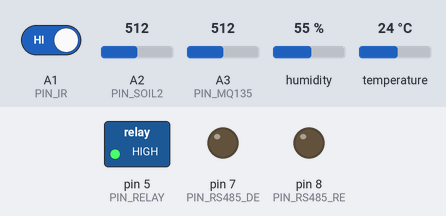
This sketch was run on a simulated Arduino Uno, built with avr-gcc and run on an emulated ATmega328P. Shown: switched loads named in the sketch (green lamp = pin HIGH), output pins drawn as LEDs (lit = HIGH). Wiring (inferred from the names in the program): DS3231 clock at I2C address 0x68. The inputs (shaded band) are chosen by the test bench; at power-on: A1 (PIN_IR) HIGH, A2 (PIN_SOIL2) = 512, A3 (PIN_MQ135) = 512, humidity 55 %, temperature 24 °C. The local clock reads 2024-03-15 10:24:30 at power-on unless the sketch sets it; what the sketch prints to the serial monitor is not drawn.

Above: at 15.7 s.
Timing chart, 0 to 39.8 s (numbered marks = the images above):
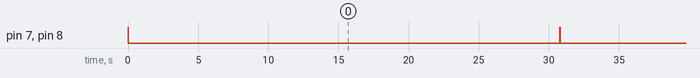

The sketch:

uno_node.ino
```cpp
// Field controller for the prototype: one Arduino UNO, plugged into the Raspberry Pi 5 by USB.
//
// Every SEND_MS it reads all sensors and prints ONE JSON line on USB serial (115200 baud) for the
// Pi hub, writes the same line to the SD card, and forwards it to the ESP32 (Wi-Fi module).
// The Pi decides when to water and sends {"cmd":"valve","minutes":45,"id":"ab12cd34"}.
// The UNO enforces the safety rules itself: it never opens the valve on wet soil, closes it at the
// stop level, limits the run time, and waters on its own (35 % start, 40 % stop) only if the Pi is silent.
//
// Wiring (team pin list):
//   7 in 1 soil probe via MAX485: RO -> D9, RE -> D8, DE -> D7, DI -> D6   (Modbus RTU, 4800 baud)
//   DHT11 data -> A0          IR obstacle sensor OUT -> A1      Resistive soil sensor AO -> A2
//   MQ135 AO -> A3            DS3231 RTC SDA/SCL -> A4/A5       ESP32: UNO D10 -> ESP32 RX, ESP32 TX -> UNO D11
//   Relay IN -> PIN_RELAY     SD card: CS -> PIN_SD_CS, MOSI D11, MISO D12, SCK D13
// Note: the SD card uses D11 to D13 (SPI). D11 is also the ESP32 line, so the sketch turns SD logging
// off while the ESP32 sits on D10/D11. Move the ESP32 to D2/D3 (change PIN_ESP_*) to use both.
// ESP32 pins are 3.3 V: put a divider (1 k / 2 k) on the UNO D10 -> ESP32 RX line.

#include <SoftwareSerial.h>
#include <Wire.h>
#include <SPI.h>
#include <SD.h>
#include <DHT.h>
#include <avr/wdt.h>

// ============================================================== pins
const uint8_t PIN_RS485_RO = 9, PIN_RS485_RE = 8, PIN_RS485_DE = 7, PIN_RS485_DI = 6;
const uint8_t PIN_DHT = A0, PIN_IR = A1, PIN_SOIL2 = A2, PIN_MQ135 = A3;
const uint8_t PIN_ESP_TX = 10, PIN_ESP_RX = 11;        // UNO side: D10 sends to ESP32, D11 receives
const uint8_t PIN_RELAY = 5;                           // set to the relay pin used on the board
const uint8_t PIN_SD_CS = 4;                           // set to the SD module CS pin

// ============================================================== settings
const bool RELAY_ACTIVE_HIGH = false;                  // most blue relay boards switch on LOW
const bool IR_ACTIVE_LOW = true;                       // obstacle modules pull OUT low on detection
const unsigned long SEND_MS = 30000UL;                 // one reading every 30 s
const unsigned long PI_TIMEOUT_MS = 1800000UL;         // Pi silent for 30 min -> local control
const uint16_t START_X10 = 350, STOP_X10 = 400;        // 35.0 % start, 40.0 % stop (tomato prototype)
const uint16_t LOCAL_RUN_MIN = 45;                     // local watering run (about 1000 ml on the rig)
const uint16_t MAX_RUN_MIN = 90;
const int SOIL2_DRY = 1000, SOIL2_WET = 400;           // A2 raw in dry air and in water; calibrate

const uint8_t SOIL_ADDR = 1;
const long SOIL_BAUD = 4800;

// ============================================================== state
SoftwareSerial rs485(PIN_RS485_RO, PIN_RS485_DI);
SoftwareSerial esp(PIN_ESP_RX, PIN_ESP_TX);
DHT dht(PIN_DHT, DHT11);

bool valveOpen = false, sdOk = false, soilOk = false, localMode = false;
unsigned long valveStart = 0, valveRunMs = 0, lastSend = 0, lastPi = 0;
int16_t moist = 0, soilT = 0, moist2 = 0;            // x10; moist2 = resistive sensor
uint16_t ec = 0, ph = 0, nN = 0, nP = 0, nK = 0;      // ph x10
char lastReason[12] = "";
File logFile;

// ============================================================== output: one line to the Pi, the ESP32 and the SD card at once
class Tee : public Print {
 public:
  size_t write(uint8_t c) override {
    Serial.write(c);
    esp.write(c);
    if (logFile) logFile.write(c);
    return 1;
  }
} out;

void putX10(long v) {                                  // 123 -> "12.3", -5 -> "-0.5"
  if (v < 0) { out.print('-'); v = -v; }
  out.print(v / 10); out.print('.'); out.print(v % 10);
}
void key(const __FlashStringHelper* k) { out.print(F(",\"")); out.print(k); out.print(F("\":")); }

// ============================================================== relay
void relay(bool on) {
  digitalWrite(PIN_RELAY, on == RELAY_ACTIVE_HIGH ? HIGH : LOW);
  valveOpen = on;
}

int16_t soilNow() { return soilOk ? moist : moist2; }  // 7 in 1 probe; resistive sensor if the probe fails

const char* blockReason() {                            // why the valve must not run, or nullptr
  if (soilNow() >= (int16_t)STOP_X10) return "soil wet";
  return nullptr;
}

const char* openValve(uint16_t minutes) {
  if (minutes == 0) { relay(false); return "stopped"; }
  if (minutes > MAX_RUN_MIN) return "too long";
  const char* why = blockReason();
  if (why) return why;
  valveRunMs = (unsigned long)minutes * 60000UL;
  valveStart = millis();
  relay(true);
  return "";
}

void checkValve() {
  if (valveOpen) {
    const char* why = blockReason();
    if (millis() - valveStart >= valveRunMs) { relay(false); strcpy(lastReason, "done"); }
    else if (why) { relay(false); strncpy(lastReason, why, sizeof(lastReason) - 1); }
  }
  localMode = millis() - lastPi > PI_TIMEOUT_MS;       // Pi silent: follow the 35/40 rule locally
  if (localMode && !valveOpen && soilNow() < (int16_t)START_X10) {
    if (!openValve(LOCAL_RUN_MIN)[0]) strcpy(lastReason, "local");
  }
}

// ============================================================== DS3231 RTC
uint8_t bcd2bin(uint8_t v) { return v - 6 * (v >> 4); }
uint8_t bin2bcd(uint8_t v) { return v + 6 * (v / 10); }

bool rtcString(char* out) {                            // "YYYY-MM-DD HH:MM:SS"
  Wire.beginTransmission(0x68);
  Wire.write((uint8_t)0);
  if (Wire.endTransmission() != 0 || Wire.requestFrom((uint8_t)0x68, (uint8_t)7) != 7) return false;
  uint8_t s = bcd2bin(Wire.read() & 0x7F), mi = bcd2bin(Wire.read()), h = bcd2bin(Wire.read() & 0x3F);
  Wire.read();
  uint8_t d = bcd2bin(Wire.read()), mo = bcd2bin(Wire.read() & 0x1F), y = bcd2bin(Wire.read());
  if (mo < 1 || mo > 12 || d < 1 || d > 31) return false;
  uint8_t v[6] = {y, mo, d, h, mi, s};
  const char sep[6] = {'-', '-', ' ', ':', ':', 0};
  out[0] = '2'; out[1] = '0';
  for (uint8_t i = 0; i < 6; ++i) {
    out[2 + i * 3] = '0' + v[i] / 10; out[3 + i * 3] = '0' + v[i] % 10; out[4 + i * 3] = sep[i];
  }
  return true;
}

uint8_t two(const char* p) { return (p[0] - '0') * 10 + (p[1] - '0'); }

bool rtcSet(const char* t) {                           // t = "YYYY-MM-DD HH:MM:SS"
  Wire.beginTransmission(0x68);
  Wire.write((uint8_t)0);
  Wire.write(bin2bcd(two(t + 17))); Wire.write(bin2bcd(two(t + 14))); Wire.write(bin2bcd(two(t + 11)));
  Wire.write((uint8_t)1);
  Wire.write(bin2bcd(two(t + 8))); Wire.write(bin2bcd(two(t + 5))); Wire.write(bin2bcd(two(t + 2)));
  return Wire.endTransmission() == 0;
}

// ============================================================== 7 in 1 soil probe (Modbus RTU)
uint16_t crc16(const uint8_t* b, uint8_t n) {
  uint16_t crc = 0xFFFF;
  for (uint8_t i = 0; i < n; ++i) {
    crc ^= b[i];
    for (uint8_t j = 0; j < 8; ++j) crc = (crc & 1) ? (crc >> 1) ^ 0xA001 : crc >> 1;
  }
  return crc;
}

void rs485Transmit(bool tx) { digitalWrite(PIN_RS485_DE, tx); digitalWrite(PIN_RS485_RE, tx); }

bool readRegs(uint16_t* out, uint8_t count) {          // registers 0x0000.. in one request
  uint8_t q[8] = {SOIL_ADDR, 0x03, 0, 0, 0, count, 0, 0};
  uint16_t c = crc16(q, 6);
  q[6] = c & 0xFF; q[7] = c >> 8;
  rs485.listen();
  while (rs485.available()) rs485.read();
  rs485Transmit(true);
  rs485.write(q, 8);
  rs485.flush();
  rs485Transmit(false);
  uint8_t r[5 + 2 * 7], want = 5 + 2 * count, n = 0;
  unsigned long t0 = millis();
  while (n < want && millis() - t0 < 500) if (rs485.available()) r[n++] = rs485.read();
  if (n < want || r[0] != SOIL_ADDR || r[1] != 0x03 || r[2] != 2 * count) return false;
  if (crc16(r, want - 2) != (uint16_t)(r[want - 2] | (r[want - 1] << 8))) return false;
  for (uint8_t i = 0; i < count; ++i) out[i] = (r[3 + 2 * i] << 8) | r[4 + 2 * i];
  return true;
}

void readSoil() {
  uint16_t v[7];
  soilOk = readRegs(v, 7);
  if (!soilOk) return;
  moist = (int16_t)v[0]; soilT = (int16_t)v[1]; ec = v[2]; ph = v[3]; nN = v[4]; nP = v[5]; nK = v[6];
}

int avgAnalog(uint8_t pin) {
  long s = 0;
  for (uint8_t i = 0; i < 16; ++i) { s += analogRead(pin); delay(2); }
  return s / 16;
}

// ============================================================== one reading
void buildLine() {
  char ts[20] = {0};                                   // read everything first, then print
  bool haveTs = rtcString(ts);
  readSoil();
  long m2 = (long)(SOIL2_DRY - avgAnalog(PIN_SOIL2)) * 1000L / (SOIL2_DRY - SOIL2_WET);
  moist2 = (int16_t)constrain(m2, 0L, 1000L);
  float t = dht.readTemperature(), h = dht.readHumidity();
  int mq = avgAnalog(PIN_MQ135);
  bool ir = digitalRead(PIN_IR) == (IR_ACTIVE_LOW ? LOW : HIGH);

  out.print(F("{\"node\":\"UNO\""));
  if (haveTs) { key(F("ts")); out.print('"'); out.print(ts); out.print('"'); }
  key(F("moisture")); if (soilOk) putX10(moist); else out.print(F("null"));
  if (soilOk) {
    key(F("soil_temp")); putX10(soilT); key(F("ec")); out.print(ec); key(F("ph")); putX10(ph);
    key(F("n")); out.print(nN); key(F("p")); out.print(nP); key(F("k")); out.print(nK);
  }
  key(F("moisture2")); putX10(moist2);
  key(F("air_temp")); if (t == t) putX10(lround(t * 10)); else out.print(F("null"));
  key(F("air_rh")); if (h == h) putX10(lround(h * 10)); else out.print(F("null"));
  key(F("mq135")); out.print(mq);
  key(F("ir_object")); out.print(ir);
  key(F("valve")); out.print(valveOpen);
  key(F("mode")); if (localMode) out.print(F("\"local\"")); else out.print(F("\"pi\""));
  key(F("sd")); out.print(sdOk);
  out.print('}');
}

void sendReading() {
  wdt_reset();
  if (sdOk) {
    logFile = SD.open("LOG.TXT", FILE_WRITE);
    if (!logFile) sdOk = false;
  }
  buildLine();
  out.println();
  if (logFile) logFile.close();
  wdt_reset();
}

// ============================================================== commands from the Pi
char cmd[72];
uint8_t cmdLen = 0;

void ack(const char* id, const char* result) {
  Serial.print(F("{\"type\":\"ack\",\"id\":\"")); Serial.print(id);
  Serial.print(F("\",\"ok\":")); Serial.print(result[0] ? 0 : 1);
  Serial.print(F(",\"reason\":\"")); Serial.print(result); Serial.println(F("\"}"));
}

void handleCommand(char* c) {
  lastPi = millis();
  if (strstr(c, "\"cmd\":\"ping\"")) return;
  char* t = strstr(c, "\"t\":\"");
  if (strstr(c, "\"cmd\":\"time\"") && t && strlen(t + 5) >= 19) { rtcSet(t + 5); return; }
  if (!strstr(c, "\"cmd\":\"valve\"")) return;
  char id[9] = "";
  char* i = strstr(c, "\"id\":\"");
  if (i) { strncpy(id, i + 6, 8); id[8] = 0; char* q = strchr(id, '"'); if (q) *q = 0; }
  char* m = strstr(c, "\"minutes\":");
  if (!m) { ack(id, "no minutes"); return; }
  uint16_t minutes = (uint16_t)(atof(m + 10) + 0.5);
  const char* r = openValve(minutes);
  if (strcmp(r, "stopped") == 0) r = "";
  ack(id, r);
}

void readCommands() {
  while (Serial.available()) {
    char ch = Serial.read();
    if (ch == '\n' || ch == '\r') {
      if (cmdLen) { cmd[cmdLen] = 0; handleCommand(cmd); cmdLen = 0; }
    } else if (cmdLen < sizeof(cmd) - 1) {
      cmd[cmdLen++] = ch;
    }
  }
}

// ============================================================== main
void setup() {
  relay(false);
  pinMode(PIN_RELAY, OUTPUT);
  relay(false);
  pinMode(PIN_RS485_DE, OUTPUT); pinMode(PIN_RS485_RE, OUTPUT); rs485Transmit(false);
  pinMode(PIN_IR, INPUT);
  Serial.begin(115200);
  esp.begin(9600);
  rs485.begin(SOIL_BAUD);
  rs485.listen();
  Wire.begin();
  dht.begin();
  bool spiClash = PIN_ESP_RX >= 11 && PIN_ESP_RX <= 13;
  sdOk = !spiClash && SD.begin(PIN_SD_CS);
  Serial.print(F("{\"type\":\"boot\",\"sd\":")); Serial.print(sdOk);
  Serial.println(spiClash ? F(",\"note\":\"SD off: ESP32 uses SPI pin\"}") : F("}"));
  lastPi = millis();
  wdt_enable(WDTO_8S);
  sendReading();
  lastSend = millis();
}

void loop() {
  wdt_reset();
  readCommands();
  if (millis() - lastSend >= SEND_MS) {
    lastSend = millis();
    sendReading();
  }
  checkValve();
}
```

Measured:
- by itself, pin 7 (PIN_RS485_DE), pin 8 (PIN_RS485_RE): alternates HIGH for 0.02 s and LOW for 30.0 s
